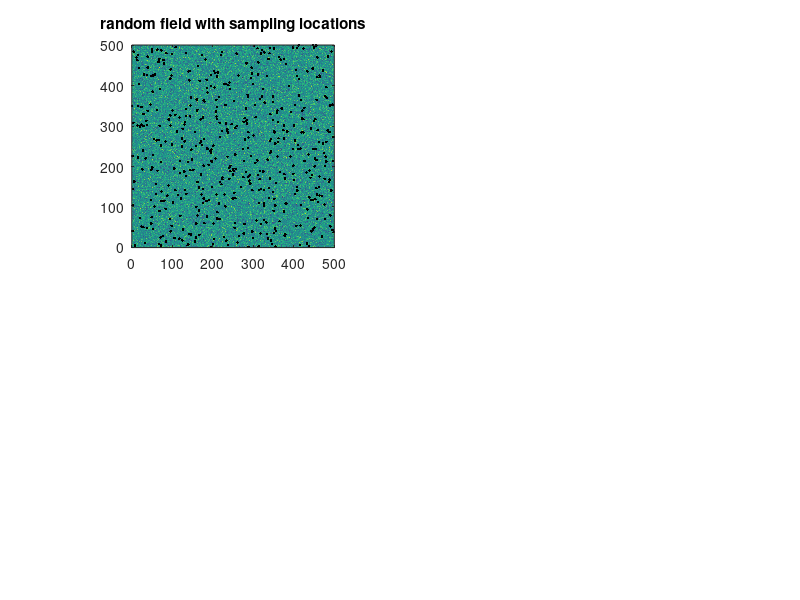

The MATLAB source for this figure: (Note: this script raises an error after producing the figure.)
% create random field with autocorrelation
    [X,Y] = meshgrid(0:500);
    Z = randn(size(X));
    %Z = imfilter(Z,fspecial('gaussian',[40 40],8));

    % sample the field
    n = 500;
    x = rand(n,1)*500;
    y = rand(n,1)*500;
    z = interp2(X,Y,Z,x,y);

    % plot the random field
    subplot(2,2,1)
    imagesc(X(1,:),Y(:,1),Z); axis image; axis xy
    hold on
    plot(x,y,'.k')
    title('random field with sampling locations')

    % calculate the sample variogram
    v = variogram([x y],z,'plotit',false,'maxdist',100);
    % and fit a spherical variogram
    subplot(2,2,2)
    [dum,dum,dum,vstruct] = variogramfit(v.distance,v.val,[],[],[],'model','stable');
    title('variogram')

    % now use the sampled locations in a kriging
    [Zhat,Zvar] = krigingtest(vstruct,x,y,z,X,Y);
    subplot(2,2,3)
    imagesc(X(1,:),Y(:,1),Zhat); axis image; axis xy
    title('kriging predictions')
    subplot(2,2,4)
    contour(X,Y,Zvar); axis image
    title('kriging variance')